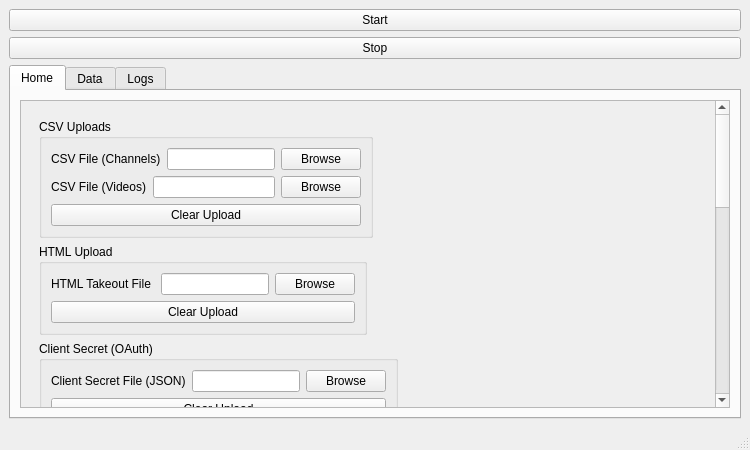
<?xml version="1.0" encoding="UTF-8"?>
<ui version="4.0">
 <class>MainWindow</class>
 <widget class="QMainWindow" name="MainWindow">
  <property name="enabled">
   <bool>true</bool>
  </property>
  <property name="geometry">
   <rect>
    <x>0</x>
    <y>0</y>
    <width>750</width>
    <height>450</height>
   </rect>
  </property>
  <property name="minimumSize">
   <size>
    <width>750</width>
    <height>450</height>
   </size>
  </property>
  <property name="maximumSize">
   <size>
    <width>750</width>
    <height>450</height>
   </size>
  </property>
  <property name="windowTitle">
   <string>MainWindow</string>
  </property>
  <widget class="QWidget" name="centralwidget">
   <layout class="QVBoxLayout" name="verticalLayout">
    <item>
     <widget class="QPushButton" name="btn_start_run">
      <property name="text">
       <string>Start</string>
      </property>
     </widget>
    </item>
    <item>
     <widget class="QPushButton" name="btn_stop_run">
      <property name="text">
       <string>Stop</string>
      </property>
     </widget>
    </item>
    <item>
     <widget class="QTabWidget" name="tab_main_navigation">
      <property name="currentIndex">
       <number>0</number>
      </property>
      <property name="iconSize">
       <size>
        <width>16</width>
        <height>16</height>
       </size>
      </property>
      <widget class="QWidget" name="tab1">
       <attribute name="title">
        <string>Home</string>
       </attribute>
       <layout class="QVBoxLayout" name="verticalLayout_2">
        <item>
         <widget class="QScrollArea" name="scrollArea">
          <property name="widgetResizable">
           <bool>true</bool>
          </property>
          <widget class="QWidget" name="scrollAreaWidgetContents">
           <property name="geometry">
            <rect>
             <x>0</x>
             <y>-910</y>
             <width>683</width>
             <height>1155</height>
            </rect>
           </property>
           <layout class="QVBoxLayout" name="verticalLayout_3">
            <item>
             <widget class="QWidget" name="home_scroll_content" native="true">
              <layout class="QFormLayout" name="formLayout">
               <item row="0" column="0">
                <widget class="QGroupBox" name="group_csv_upload">
                 <property name="title">
                  <string>CSV Uploads</string>
                 </property>
                 <layout class="QVBoxLayout" name="verticalLayout_12">
                  <item>
                   <layout class="QHBoxLayout" name="horizontalLayout_3">
                    <item>
                     <widget class="QLabel" name="lbl_csv_channels">
                      <property name="text">
                       <string>CSV File (Channels)</string>
                      </property>
                     </widget>
                    </item>
                    <item>
                     <widget class="QLineEdit" name="le_csv_channels">
                      <property name="readOnly">
                       <bool>true</bool>
                      </property>
                      <property name="placeholderText">
                       <string/>
                      </property>
                     </widget>
                    </item>
                    <item>
                     <widget class="QPushButton" name="btn_browse_csv_channels">
                      <property name="text">
                       <string>Browse</string>
                      </property>
                     </widget>
                    </item>
                   </layout>
                  </item>
                  <item>
                   <layout class="QHBoxLayout" name="horizontalLayout">
                    <item>
                     <widget class="QLabel" name="lbl_csv_videos">
                      <property name="text">
                       <string>CSV File (Videos)</string>
                      </property>
                     </widget>
                    </item>
                    <item>
                     <widget class="QLineEdit" name="le_csv_videos">
                      <property name="readOnly">
                       <bool>true</bool>
                      </property>
                     </widget>
                    </item>
                    <item>
                     <widget class="QPushButton" name="btn_browse_csv_videos">
                      <property name="text">
                       <string>Browse</string>
                      </property>
                     </widget>
                    </item>
                   </layout>
                  </item>
                  <item>
                   <widget class="QPushButton" name="btn_clear_csv_upload">
                    <property name="sizePolicy">
                     <sizepolicy hsizetype="Expanding" vsizetype="Fixed">
                      <horstretch>0</horstretch>
                      <verstretch>0</verstretch>
                     </sizepolicy>
                    </property>
                    <property name="text">
                     <string>Clear Upload</string>
                    </property>
                   </widget>
                  </item>
                 </layout>
                </widget>
               </item>
               <item row="2" column="0">
                <widget class="QGroupBox" name="group_client_secret_upload">
                 <property name="title">
                  <string>Client Secret (OAuth)</string>
                 </property>
                 <layout class="QVBoxLayout" name="verticalLayout_19">
                  <item>
                   <layout class="QHBoxLayout" name="horizontalLayout_4">
                    <item>
                     <widget class="QLabel" name="lbl_client_secret">
                      <property name="text">
                       <string>Client Secret File (JSON)</string>
                      </property>
                     </widget>
                    </item>
                    <item>
                     <widget class="QLineEdit" name="le_client_secret">
                      <property name="readOnly">
                       <bool>true</bool>
                      </property>
                     </widget>
                    </item>
                    <item>
                     <widget class="QPushButton" name="btn_browse_client_secret">
                      <property name="text">
                       <string>Browse</string>
                      </property>
                     </widget>
                    </item>
                   </layout>
                  </item>
                  <item>
                   <widget class="QPushButton" name="btn_clear_client_secret">
                    <property name="sizePolicy">
                     <sizepolicy hsizetype="Expanding" vsizetype="Fixed">
                      <horstretch>0</horstretch>
                      <verstretch>0</verstretch>
                     </sizepolicy>
                    </property>
                    <property name="text">
                     <string>Clear Upload</string>
                    </property>
                   </widget>
                  </item>
                 </layout>
                </widget>
               </item>
               <item row="3" column="0">
                <widget class="QGroupBox" name="group_max_limits">
                 <property name="title">
                  <string>Execution Limits</string>
                 </property>
                 <layout class="QVBoxLayout" name="verticalLayout_13">
                  <item>
                   <layout class="QHBoxLayout" name="horizontalLayout_5">
                    <item>
                     <widget class="QLabel" name="lbl_max_like_limit">
                      <property name="text">
                       <string>Max likes per run:</string>
                      </property>
                     </widget>
                    </item>
                    <item>
                     <widget class="QSpinBox" name="spin_max_likes">
                      <property name="toolTip">
                       <string>0</string>
                      </property>
                      <property name="maximum">
                       <number>100000</number>
                      </property>
                     </widget>
                    </item>
                   </layout>
                  </item>
                  <item>
                   <layout class="QHBoxLayout" name="horizontalLayout_6">
                    <item>
                     <widget class="QLabel" name="lbl_max_sub_limit">
                      <property name="text">
                       <string>Max subscriptions per run:</string>
                      </property>
                     </widget>
                    </item>
                    <item>
                     <widget class="QSpinBox" name="spin_max_subscriptions">
                      <property name="toolTip">
                       <string>0</string>
                      </property>
                      <property name="maximum">
                       <number>100000</number>
                      </property>
                     </widget>
                    </item>
                   </layout>
                  </item>
                 </layout>
                </widget>
               </item>
               <item row="5" column="0">
                <widget class="QGroupBox" name="group_parse_options">
                 <property name="title">
                  <string>Parse and Data Selection</string>
                 </property>
                 <layout class="QVBoxLayout" name="verticalLayout_15">
                  <item>
                   <widget class="QGroupBox" name="group_new_upload">
                    <property name="title">
                     <string>Choose (New Upload)</string>
                    </property>
                    <layout class="QVBoxLayout" name="verticalLayout_16">
                     <item>
                      <widget class="QCheckBox" name="chk_parse_append">
                       <property name="text">
                        <string>Parse new file and append data to active storage</string>
                       </property>
                      </widget>
                     </item>
                     <item>
                      <widget class="QCheckBox" name="chk_parse_override">
                       <property name="text">
                        <string>Parse new file and override active data (are you sure?)</string>
                       </property>
                      </widget>
                     </item>
                     <item>
                      <widget class="QCheckBox" name="chk_parse_separate">
                       <property name="text">
                        <string>Parse new file and use separately</string>
                       </property>
                      </widget>
                     </item>
                    </layout>
                   </widget>
                  </item>
                  <item>
                   <widget class="QGroupBox" name="group_default_options">
                    <property name="title">
                     <string>Default Options</string>
                    </property>
                    <layout class="QFormLayout" name="formLayout_2">
                     <item row="0" column="0" colspan="2">
                      <widget class="QCheckBox" name="chk_use_active_parsed">
                       <property name="text">
                        <string>Use the already present active parsed data</string>
                       </property>
                      </widget>
                     </item>
                     <item row="1" column="0">
                      <widget class="QCheckBox" name="chk_use_old_parsed">
                       <property name="text">
                        <string>Use old parsed stored data</string>
                       </property>
                      </widget>
                     </item>
                     <item row="1" column="1">
                      <widget class="QComboBox" name="cmb_old_parsed_files">
                       <property name="enabled">
                        <bool>false</bool>
                       </property>
                      </widget>
                     </item>
                    </layout>
                   </widget>
                  </item>
                 </layout>
                </widget>
               </item>
               <item row="1" column="0">
                <widget class="QGroupBox" name="group_html_upload">
                 <property name="title">
                  <string>HTML Upload</string>
                 </property>
                 <layout class="QVBoxLayout" name="verticalLayout_18">
                  <item>
                   <layout class="QHBoxLayout" name="horizontalLayout_2">
                    <item>
                     <widget class="QLabel" name="lbl_html_takeout">
                      <property name="text">
                       <string>HTML Takeout File </string>
                      </property>
                     </widget>
                    </item>
                    <item>
                     <widget class="QLineEdit" name="le_html_takeout">
                      <property name="readOnly">
                       <bool>true</bool>
                      </property>
                     </widget>
                    </item>
                    <item>
                     <widget class="QPushButton" name="btn_browse_html_takeout">
                      <property name="text">
                       <string>Browse</string>
                      </property>
                     </widget>
                    </item>
                   </layout>
                  </item>
                  <item>
                   <widget class="QPushButton" name="btn_clear_html_upload">
                    <property name="sizePolicy">
                     <sizepolicy hsizetype="Expanding" vsizetype="Fixed">
                      <horstretch>0</horstretch>
                      <verstretch>0</verstretch>
                     </sizepolicy>
                    </property>
                    <property name="text">
                     <string>Clear Upload</string>
                    </property>
                   </widget>
                  </item>
                 </layout>
                </widget>
               </item>
               <item row="4" column="0">
                <widget class="QGroupBox" name="group_what_to_run">
                 <property name="title">
                  <string>What to Run</string>
                 </property>
                 <layout class="QVBoxLayout" name="verticalLayout_14">
                  <item>
                   <widget class="QCheckBox" name="chk_only_likes">
                    <property name="text">
                     <string>Run only Likes</string>
                    </property>
                   </widget>
                  </item>
                  <item>
                   <widget class="QCheckBox" name="chk_only_subscriptions">
                    <property name="text">
                     <string>Run only Subscriptions</string>
                    </property>
                   </widget>
                  </item>
                  <item>
                   <widget class="QCheckBox" name="chk_likes_then_subs">
                    <property name="text">
                     <string>Likes → then Subscriptions</string>
                    </property>
                   </widget>
                  </item>
                  <item>
                   <widget class="QCheckBox" name="chk_subs_then_likes">
                    <property name="text">
                     <string>Subscriptions → then Likes</string>
                    </property>
                   </widget>
                  </item>
                 </layout>
                </widget>
               </item>
               <item row="6" column="0">
                <widget class="QGroupBox" name="group_save_config">
                 <property name="title">
                  <string>Save Configuration</string>
                 </property>
                 <layout class="QVBoxLayout" name="verticalLayout_17">
                  <item>
                   <widget class="QCheckBox" name="chk_save_config">
                    <property name="text">
                     <string>Save configuration for next launch</string>
                    </property>
                    <property name="checked">
                     <bool>false</bool>
                    </property>
                   </widget>
                  </item>
                 </layout>
                </widget>
               </item>
              </layout>
             </widget>
            </item>
           </layout>
          </widget>
         </widget>
        </item>
       </layout>
      </widget>
      <widget class="QWidget" name="tab2">
       <attribute name="title">
        <string>Data</string>
       </attribute>
       <layout class="QVBoxLayout" name="verticalLayout_5">
        <item>
         <widget class="QTabWidget" name="data_editing_tabs">
          <property name="styleSheet">
           <string notr="true">font: 10pt &quot;Segoe UI&quot;;</string>
          </property>
          <property name="currentIndex">
           <number>3</number>
          </property>
          <widget class="QWidget" name="tab_2">
           <attribute name="title">
            <string>parsed_activity</string>
           </attribute>
           <layout class="QVBoxLayout" name="verticalLayout_6">
            <item>
             <widget class="QPlainTextEdit" name="editor_parsed_activity">
              <property name="styleSheet">
               <string notr="true">font-family: Consolas, &quot;Courier New&quot;, monospace;
font-size: 11pt;</string>
              </property>
             </widget>
            </item>
           </layout>
          </widget>
          <widget class="QWidget" name="tab_3">
           <attribute name="title">
            <string>progress</string>
           </attribute>
           <layout class="QVBoxLayout" name="verticalLayout_7">
            <item>
             <widget class="QPlainTextEdit" name="editor_progress">
              <property name="styleSheet">
               <string notr="true">font-family: Consolas, &quot;Courier New&quot;, monospace;
font-size: 11pt;</string>
              </property>
             </widget>
            </item>
           </layout>
          </widget>
          <widget class="QWidget" name="tab_5">
           <attribute name="title">
            <string>api_derived</string>
           </attribute>
           <layout class="QVBoxLayout" name="verticalLayout_9">
            <item>
             <widget class="QPlainTextEdit" name="editor_api_derived">
              <property name="styleSheet">
               <string notr="true">font-family: Consolas, &quot;Courier New&quot;, monospace;
font-size: 11pt;</string>
              </property>
             </widget>
            </item>
           </layout>
          </widget>
          <widget class="QWidget" name="tab_4">
           <attribute name="title">
            <string>token</string>
           </attribute>
           <layout class="QVBoxLayout" name="verticalLayout_8">
            <item>
             <widget class="QPlainTextEdit" name="editor_token">
              <property name="styleSheet">
               <string notr="true">font-family: Consolas, &quot;Courier New&quot;, monospace;
font-size: 11pt;</string>
              </property>
             </widget>
            </item>
           </layout>
          </widget>
          <widget class="QWidget" name="tab_6">
           <attribute name="title">
            <string>client_secret</string>
           </attribute>
           <layout class="QVBoxLayout" name="verticalLayout_10">
            <item>
             <widget class="QPlainTextEdit" name="editor_client_secret">
              <property name="styleSheet">
               <string notr="true">font-family: Consolas, &quot;Courier New&quot;, monospace;
font-size: 11pt;</string>
              </property>
             </widget>
            </item>
           </layout>
          </widget>
          <widget class="QWidget" name="tab_7">
           <attribute name="title">
            <string>user_config</string>
           </attribute>
           <layout class="QVBoxLayout" name="verticalLayout_11">
            <item>
             <widget class="QPlainTextEdit" name="editor_user_config">
              <property name="font">
               <font>
                <family>Consolas</family>
                <pointsize>11</pointsize>
                <italic>false</italic>
                <bold>false</bold>
               </font>
              </property>
              <property name="styleSheet">
               <string notr="true">font-family: Consolas, &quot;Courier New&quot;, monospace;
font-size: 11pt;</string>
              </property>
             </widget>
            </item>
           </layout>
          </widget>
         </widget>
        </item>
       </layout>
      </widget>
      <widget class="QWidget" name="tab">
       <attribute name="title">
        <string>Logs</string>
       </attribute>
       <layout class="QVBoxLayout" name="verticalLayout_4">
        <item>
         <widget class="QPlainTextEdit" name="log_output">
          <property name="readOnly">
           <bool>true</bool>
          </property>
         </widget>
        </item>
       </layout>
      </widget>
     </widget>
    </item>
   </layout>
  </widget>
  <widget class="QMenuBar" name="menubar">
   <property name="geometry">
    <rect>
     <x>0</x>
     <y>0</y>
     <width>750</width>
     <height>25</height>
    </rect>
   </property>
  </widget>
  <widget class="QStatusBar" name="statusbar"/>
 </widget>
 <resources/>
 <connections/>
</ui>
